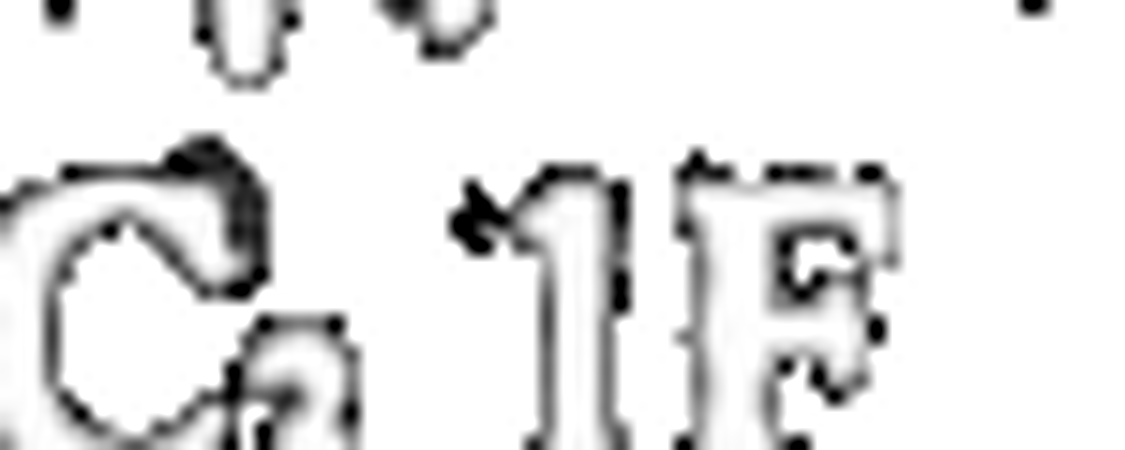
#> input picture physics_work/q757_crops/mid3f.png, 1125 x 450 px
$ python crop_region.py q757_crops/mid3f.png out
#> lines starting #> are read from the running program, lines starting #| are printed output that depends on the picture
import sys, os
import cv2

src = sys.argv[1]
outdir = sys.argv[2]
os.makedirs(outdir, exist_ok=True)
img = cv2.imread(src, cv2.IMREAD_GRAYSCALE)
#> img is the input picture: shape (450, 1125); min 0, max 255, mean 226

def save(name, x0, y0, x1, y1, inv=True, scale=15):
#> called with name = 'mid3f.png', x0 = 60, y0 = 85, x1 = 135, y1 = 115, inv = True, scale = 15
    crop = img[y0:y1, x0:x1]
#> crop: shape (30, 75); every value is 255
    crop = cv2.resize(crop, (crop.shape[1] * scale, crop.shape[0] * scale), interpolation=cv2.INTER_CUBIC)
#> crop: shape (450, 1125); every value is 255
    if inv:
        crop = 255 - crop
#> crop: shape (450, 1125); every value is 0
    p = os.path.join(outdir, name)
    cv2.imwrite(p, crop)
    print(name, crop.shape)
#| mid3f.png (450, 1125)

# q757 figure regions
save("mid3f.png", 60, 85, 135, 115)     # middle label region
save("bottom.png", 40, 165, 115, 200)   # bottom label region
#> call 2 of save, with name = 'bottom.png', x0 = 40, y0 = 165, x1 = 115, y1 = 200, inv = True, scale = 15
#> in save (call 2), `crop = img[y0:y1, x0:x1]`:
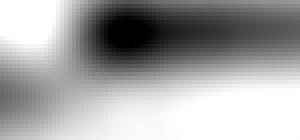
#> crop: shape (35, 75) (shown 4 times larger); min 0, max 255, mean 164.6
#> in save (call 2), `crop = 255 - crop`:
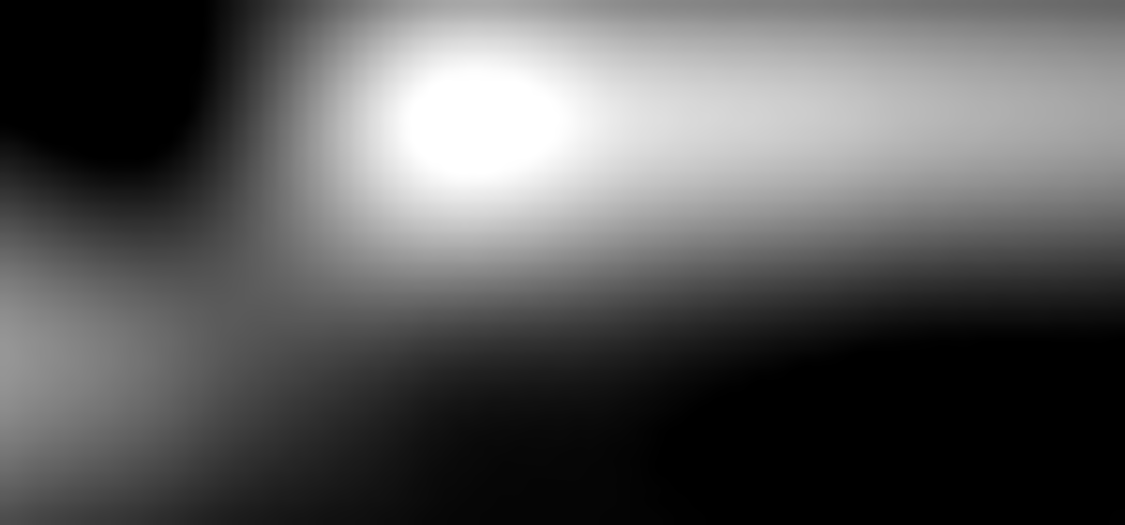
#> crop: shape (525, 1125); min 0, max 255, mean 90.4
#| bottom.png (525, 1125)
save("topright.png", 170, 60, 260, 90)  # top-right
#> call 3 of save, with name = 'topright.png', x0 = 170, y0 = 60, x1 = 260, y1 = 90, inv = True, scale = 15
#> in save (call 3), `crop = img[y0:y1, x0:x1]`:
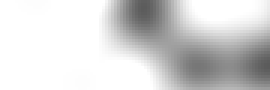
#> crop: shape (30, 90) (shown 3 times larger); min 91, max 255, mean 213.1
#> in save (call 3), `crop = 255 - crop`:
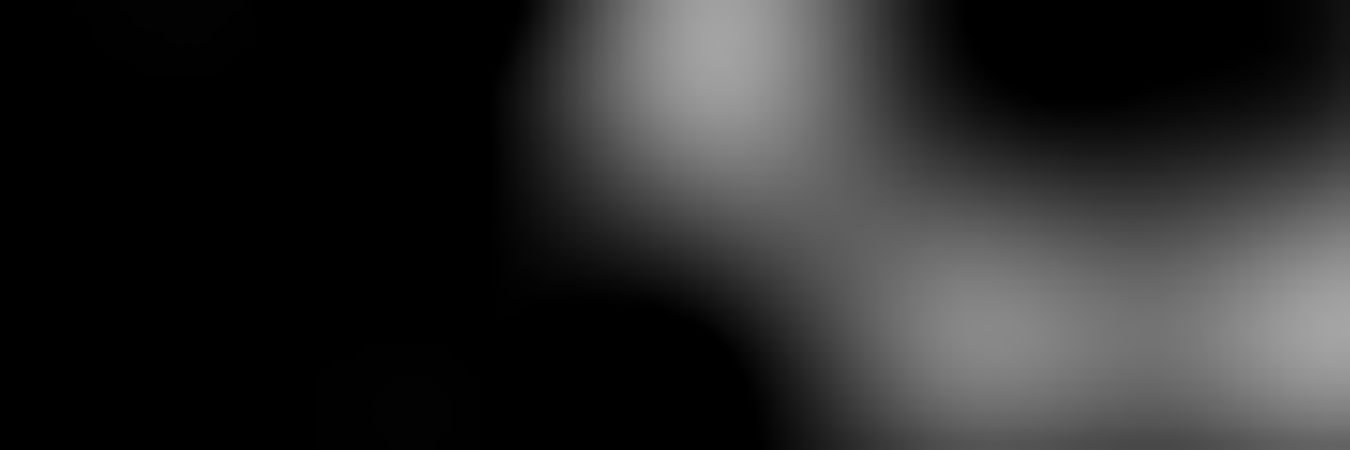
#> crop: shape (450, 1350); min 0, max 165, mean 41.9
#| topright.png (450, 1350)
save("midright.png", 165, 110, 260, 145) # middle right
#> call 4 of save, with name = 'midright.png', x0 = 165, y0 = 110, x1 = 260, y1 = 145, inv = True, scale = 15
#> in save (call 4), `crop = img[y0:y1, x0:x1]`:
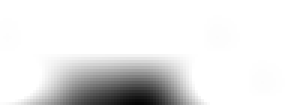
#> crop: shape (35, 95) (shown 3 times larger); min 7, max 255, mean 230.3
#> in save (call 4), `crop = 255 - crop`:
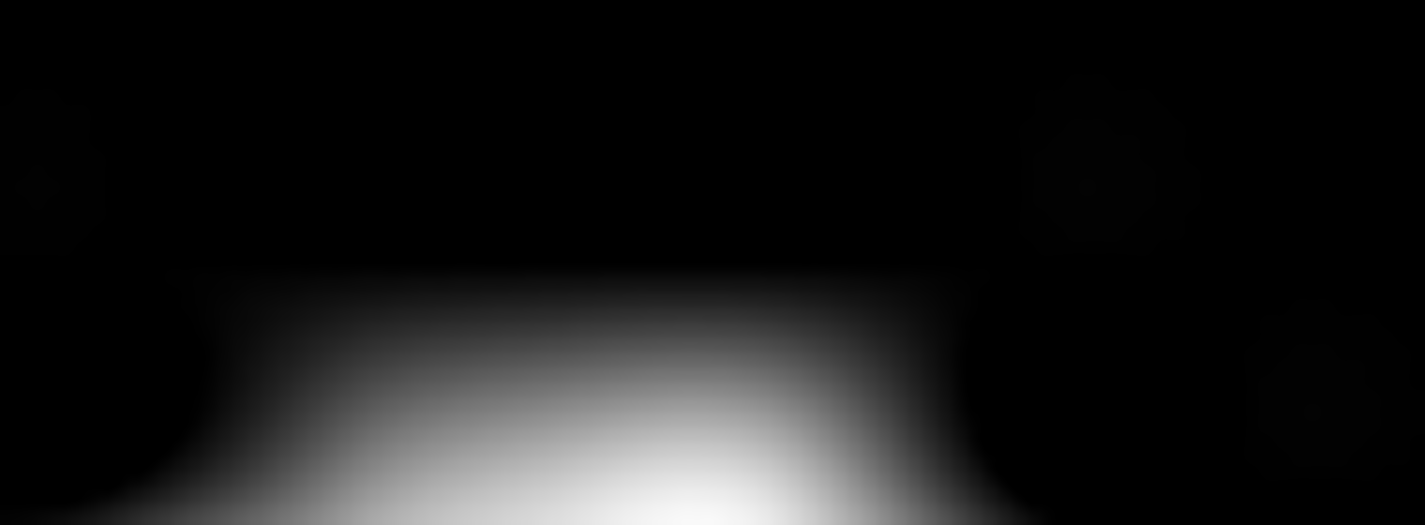
#> crop: shape (525, 1425); min 0, max 249, mean 24.7
#| midright.png (525, 1425)
